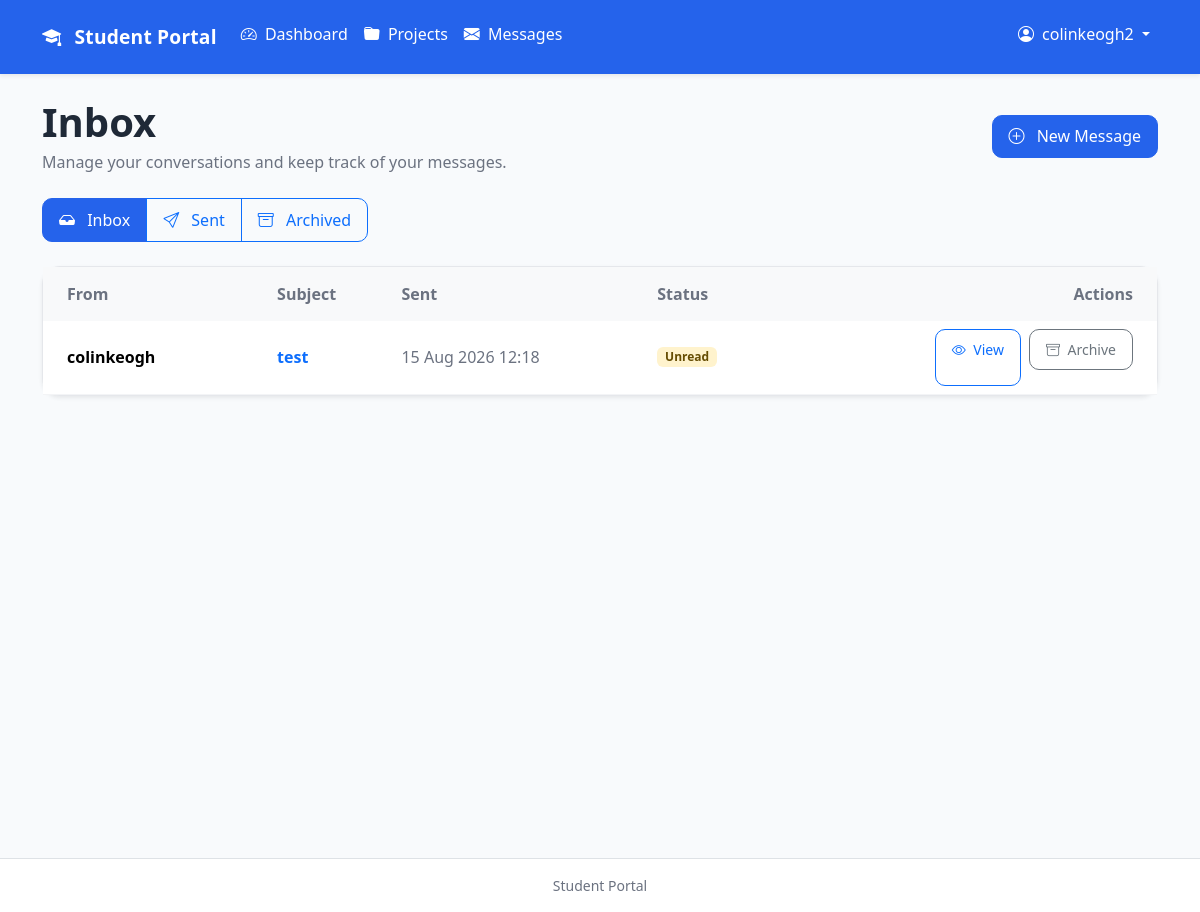
Page /messaging/ (signed in) on the earlier database version.
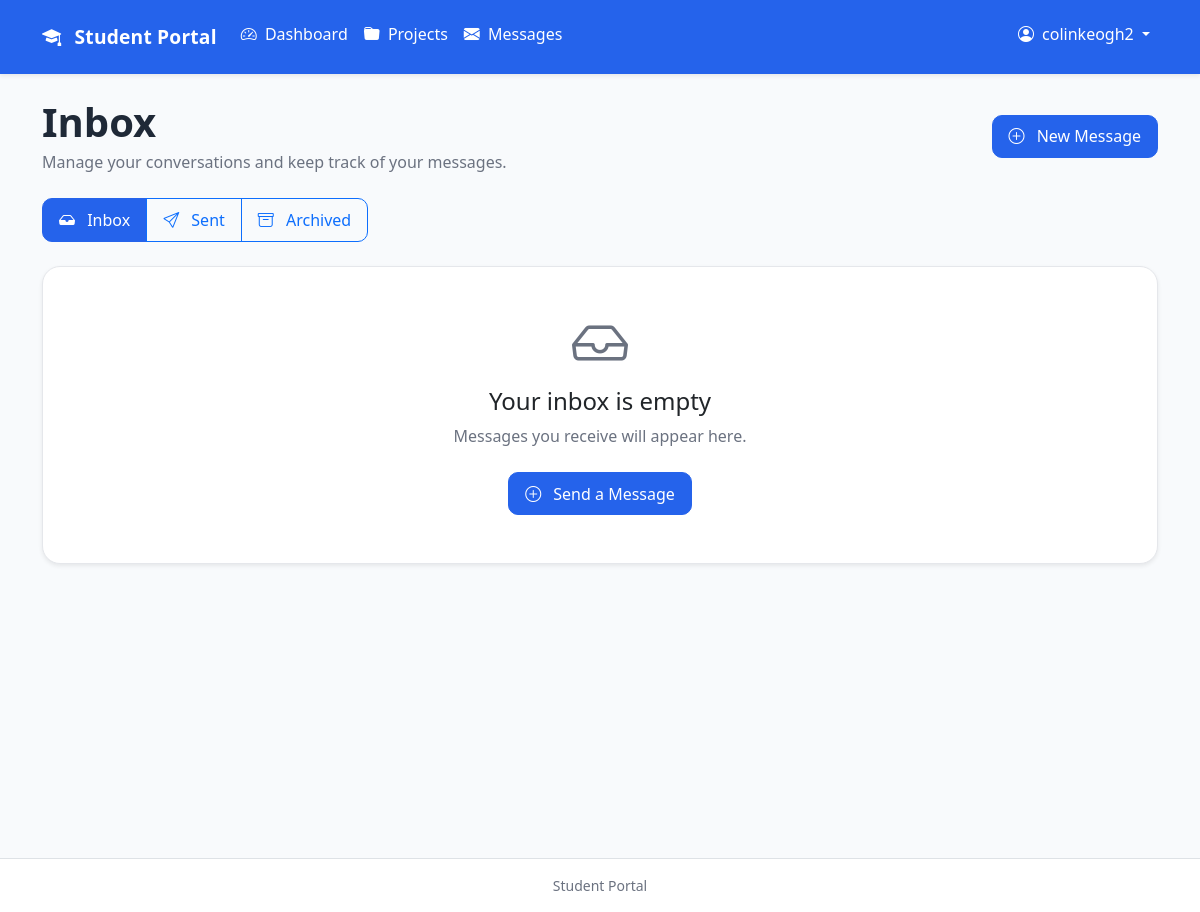
Same page on the later database version.
### accounts/models.py (models this page shows)
class CustomUser(AbstractUser):
    phone_number = models.CharField(
        max_length=20,
        blank=True,
    )
    address = models.TextField(
        blank=True,
    )

### messaging/models.py (models this page shows, shortened)
class Message(models.Model):
    sender = models.ForeignKey(
        settings.AUTH_USER_MODEL,
        on_delete=models.CASCADE,
        related_name="sent_messages",
    )
    recipient = models.ForeignKey(
        settings.AUTH_USER_MODEL,
        on_delete=models.CASCADE,
        related_name="received_messages",
    )
    subject = models.CharField(
        max_length=200,
    )
    body = models.TextField()
    sent_at = models.DateTimeField(
        auto_now_add=True,
    )
    is_read = models.BooleanField(
        default=False,
    )
    is_archived = models.BooleanField(
        default=False,
    )
    class Meta:
        ordering = ["-sent_at"]

### messaging/views.py (the view)
@login_required
def inbox(request):
    inbox_messages = Message.objects.filter(
        recipient=request.user,
        is_archived=False,
    )
    return render(
        request,
        "messaging/inbox.html",
        {
            "inbox_messages": inbox_messages,
        },
    )

### messaging/templates/messaging/inbox.html (shortened to what this page needs)
{% extends "base.html" %}
{% block content %}
<div class="d-flex flex-column flex-md-row justify-content-between align-items-md-center gap-3 mb-4">
    <div>
        <h1 class="mb-1 fw-semibold">
            Inbox
        </h1>
        <p class="text-muted mb-0">
            Manage your conversations and keep track of your messages.
        </p>
    </div>
    <a
        href="{% url 'messaging:new' %}"
        class="btn btn-primary">
        <i class="bi bi-plus-circle me-2"></i>
        New Message
    </a>
</div>
<div class="mb-4">
    <div class="btn-group" role="group">
        <a
            href="{% url 'messaging:inbox' %}"
            class="btn btn-primary">
            <i class="bi bi-inbox-fill me-2"></i>
            Inbox
        </a>
        <a
            href="{% url 'messaging:sent' %}"
            class="btn btn-outline-primary">
            <i class="bi bi-send me-2"></i>
            Sent
        </a>
        <a
            href="{% url 'messaging:archived' %}"
            class="btn btn-outline-primary">
            <i class="bi bi-archive me-2"></i>
            Archived
        </a>
    </div>
</div>
{% if inbox_messages %}
    <div class="card shadow-sm">
        <div class="table-responsive">
            <table class="table table-hover align-middle mb-0">
                <thead class="table-light">
                    <tr>
                        <th class="px-4 py-3">
                            From
                        </th>
                        <th class="py-3">
                            Subject
                        </th>
                        <th class="py-3">
                            Sent
                        </th>
                        <th class="py-3">
                            Status
                        </th>
                        <th class="py-3 pe-4 text-end">
                            Actions
                        </th>
                    </tr>
                </thead>
                <tbody>
                    {% for message in inbox_messages %}
                        <tr>
                            <td class="px-4">
                                <span class="fw-semibold">
                                    {{ message.sender.username }}
                                </span>
                            </td>
                            <td>
                                <a
                                    href="{% url 'messaging:detail' message.pk %}"
                                    class="text-decoration-none fw-semibold">
                                    {{ message.subject }}
                                </a>
                            </td>
                            <td class="text-muted">
                                {{ message.sent_at|date:"d M Y H:i" }}
                            </td>
                            <td>
                                {% if message.is_read %}
                                    <span class="badge bg-success-subtle text-success-emphasis">
                                        Read
                                    </span>
                                {% else %}
                                    <span class="badge bg-warning-subtle text-warning-emphasis">
                                        Unread
                                    </span>
                                {% endif %}
                            </td>
                            <td class="pe-4 text-end">
                                <div class="d-flex justify-content-end gap-2">
                                    <a
                                        href="{% url 'messaging:detail' message.pk %}"
                                        class="btn btn-sm btn-outline-primary">
                                        <i class="bi bi-eye me-1"></i>
                                        View
                                    </a>
                                    <form
                                        method="post"
                                        action="{% url 'messaging:archive' message.pk %}"
                                        class="d-inline">
                                        <button
                                            type="submit"
                                            class="btn btn-sm btn-outline-secondary">
                                            <i class="bi bi-archive me-1"></i>
                                            Archive
                                        </button>
                                    </form>
                                </div>
                            </td>
                        </tr>
                    {% endfor %}
                </tbody>
            </table>
        </div>
    </div>
{% else %}
    <div class="card shadow-sm">
        <div class="card-body text-center py-5">
            <i class="bi bi-inbox display-4 text-muted"></i>
            <h4 class="mt-3">
                Your inbox is empty
            </h4>
            <p class="text-muted mb-4">
                Messages you receive will appear here.
            </p>
            <a
                href="{% url 'messaging:new' %}"
                class="btn btn-primary">
                <i class="bi bi-plus-circle me-2"></i>
                Send a Message
            </a>
        </div>
    </div>
{% endif %}
{% endblock %}

### templates/base.html (shortened to what this page needs)
{% load static %}
<link
    href="https://cdn.jsdelivr.net/npm/bootstrap@5.3.3/dist/css/bootstrap.min.css"
    rel="stylesheet">
<link
    href="https://cdn.jsdelivr.net/npm/bootstrap-icons@1.11.3/font/bootstrap-icons.css"
    rel="stylesheet">
<link
    rel="stylesheet"
    href="{% static 'css/style.css' %}">
<nav class="navbar navbar-expand-lg bg-primary shadow-sm">
    <div class="container">
        <a
            class="navbar-brand fw-semibold text-white"
            href="{% url 'dashboard:home' %}">
            <i class="bi bi-mortarboard-fill me-2 text-white"></i>
            Student Portal
        </a>
        <div
            class="collapse navbar-collapse"
            id="navbarNav">
            {% if user.is_authenticated %}
                <ul class="navbar-nav me-auto">
                    <li class="nav-item">
                        <a
                            class="nav-link text-white"
                            href="{% url 'dashboard:home' %}">
                            <i class="bi bi-speedometer2 me-1 text-white"></i>
                            Dashboard
                        </a>
                    </li>
                    <li class="nav-item">
                        <a
                            class="nav-link text-white"
                            href="{% url 'projects:list' %}">
                            <i class="bi bi-folder-fill me-1 text-white"></i>
                            Projects
                        </a>
                    </li>
                    <li class="nav-item">
                        <a
                            class="nav-link text-white"
                            href="{% url 'messaging:inbox' %}">
                            <i class="bi bi-envelope-fill me-1 text-white"></i>
                            Messages
                        </a>
                    </li>
                </ul>
                <ul class="navbar-nav ms-auto">
                    <li class="nav-item dropdown">
                        <a
                            class="nav-link dropdown-toggle text-white"
                            href="#"
                            id="accountDropdown"
                            role="button"
                            data-bs-toggle="dropdown"
                            aria-expanded="false">
                            <i class="bi bi-person-circle me-1 text-white"></i>
                            {{ user.username }}
                        </a>
                    </li>
                </ul>
            {% endif %}
        </div>
    </div>
</nav>
<main class="container py-4">
    {% block content %}
    {% endblock %}
</main>
<footer class="border-top bg-white py-3 mt-5">
    <div class="container text-center">
        <small class="text-muted">
            Student Portal
        </small>
    </div>
</footer>

### static/css/style.css (style rules this page uses)
.navbar { min-height: 64px; background: var(--primary) !important; box-shadow: 0 2px 12px rgba(0,0,0,.08); }
.navbar-brand { font-size: 1.2rem; font-weight: 600; letter-spacing: .2px; }
.nav-link { color: var(--text-muted); border-radius: 12px; padding: .85rem 1rem; margin-bottom: .45rem; transition: all .25s ease; font-weight: 500; }
.nav-link i { margin-right: .7rem; }
main { min-height: calc(100vh - 64px); }
.text-muted { color: var(--text-muted) !important; }
.card { background: white; border: 1px solid var(--border); border-radius: 18px; box-shadow: 0 4px 12px rgba(0,0,0,.05); transition: transform .25s, box-shadow .25s, border-color .25s; }
.card p { margin-bottom: 0; }
.btn { border-radius: 10px; padding: .55rem 1rem; font-weight: 500; }
.btn-primary { background: var(--primary); border-color: var(--primary); }

Differences in the rows shown:
no longer on this page (row edited): Message: sender.username "colinkeogh", subject "test", sent_at "15 Aug 2026 12:18", is_read "Unread"
Other differences:
text no longer shown: "From Subject Sent Status Actions"
text now shown: "Your inbox is empty Messages you receive will appear here. Send a Message"
